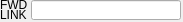
  <widget class="caFrame" name="caFrame_11">
   <property name="geometry">
    <rect>
     <x>271</x>
     <y>805</y>
     <width>183</width>
     <height>22</height>
    </rect>
   </property>
   <widget class="caTextEntry" name="caTextEntry_30">
    <property name="geometry">
     <rect>
      <x>31</x>
      <y>0</y>
      <width>150</width>
      <height>20</height>
     </rect>
    </property>
    <property name="channel" stdset="0">
     <string>$(P)$(M).FLNK</string>
    </property>
    <property name="foreground">
     <color>
      <red>0</red>
      <green>0</green>
      <blue>0</blue>
     </color>
    </property>
    <property name="background">
     <color>
      <red>164</red>
      <green>170</green>
      <blue>255</blue>
     </color>
    </property>
    <property name="colorMode">
     <enum>caLineEdit::Static</enum>
    </property>
    <property name="precisionMode">
     <enum>caLineEdit::Channel</enum>
    </property>
    <property name="limitsMode">
     <enum>caLineEdit::Channel</enum>
    </property>
    <property name="maxValue">
     <double>1.000000000000000</double>
    </property>
    <property name="minValue">
     <double>0.000000000000000</double>
    </property>
    <property name="fontScaleMode">
     <enum>caLineEdit::Height</enum>
    </property>
    <property name="formatType">
     <enum>caLineEdit::string</enum>
    </property>
   </widget>
   <widget class="caLabel" name="caLabel_75">
    <property name="geometry">
     <rect>
      <x>0</x>
      <y>0</y>
      <width>30</width>
      <height>10</height>
     </rect>
    </property>
    <property name="frameShape">
     <enum>QFrame::NoFrame</enum>
    </property>
    <property name="text">
     <string>FWD</string>
    </property>
    <property name="alignment">
     <set>Qt::AlignAbsolute|Qt::AlignLeading|Qt::AlignLeft|Qt::AlignVCenter</set>
    </property>
    <property name="fontScaleMode">
     <enum>ESimpleLabel::Height</enum>
    </property>
    <property name="foreground">
     <color>
      <red>195</red>
      <green>195</green>
      <blue>195</blue>
     </color>
    </property>
    <property name="background">
     <color alpha="0">
      <red>0</red>
      <green>0</green>
      <blue>0</blue>
     </color>
    </property>
   </widget>
   <widget class="caLabel" name="caLabel_76">
    <property name="geometry">
     <rect>
      <x>0</x>
      <y>10</y>
      <width>30</width>
      <height>10</height>
     </rect>
    </property>
    <property name="frameShape">
     <enum>QFrame::NoFrame</enum>
    </property>
    <property name="text">
     <string>LINK</string>
    </property>
    <property name="alignment">
     <set>Qt::AlignAbsolute|Qt::AlignLeading|Qt::AlignLeft|Qt::AlignVCenter</set>
    </property>
    <property name="fontScaleMode">
     <enum>ESimpleLabel::Height</enum>
    </property>
    <property name="foreground">
     <color>
      <red>195</red>
      <green>195</green>
      <blue>195</blue>
     </color>
    </property>
    <property name="background">
     <color alpha="0">
      <red>0</red>
      <green>0</green>
      <blue>0</blue>
     </color>
    </property>
   </widget>
   <widget class="caLabel" name="caLabel_97">
    <property name="geometry">
     <rect>
      <x>30</x>
      <y>20</y>
      <width>20</width>
      <height>18</height>
     </rect>
    </property>
    <property name="frameShape">
     <enum>QFrame::NoFrame</enum>
    </property>
    <property name="text">
     <string>/s)</string>
    </property>
    <property name="alignment">
     <set>Qt::AlignAbsolute|Qt::AlignLeading|Qt::AlignLeft|Qt::AlignVCenter</set>
    </property>
    <property name="fontScaleMode">
     <enum>ESimpleLabel::Height</enum>
    </property>
    <property name="foreground">
     <color>
      <red>0</red>
      <green>0</green>
      <blue>0</blue>
     </color>
    </property>
    <property name="background">
     <color alpha="0">
      <red>0</red>
      <green>0</green>
      <blue>0</blue>
     </color>
    </property>
   </widget>
  </widget>
